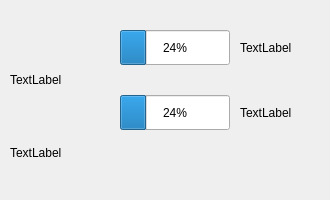
<?xml version="1.0" encoding="UTF-8"?>
<ui version="4.0">
 <class>Screen</class>
 <widget class="QWidget" name="Screen">
  <property name="geometry">
   <rect>
    <x>0</x>
    <y>0</y>
    <width>330</width>
    <height>200</height>
   </rect>
  </property>
  <property name="windowTitle">
   <string>Form</string>
  </property>
  <widget class="QLabel" name="labelPictrue">
   <property name="geometry">
    <rect>
     <x>10</x>
     <y>30</y>
     <width>100</width>
     <height>100</height>
    </rect>
   </property>
   <property name="text">
    <string>TextLabel</string>
   </property>
  </widget>
  <widget class="QLabel" name="labelName">
   <property name="geometry">
    <rect>
     <x>10</x>
     <y>135</y>
     <width>130</width>
     <height>35</height>
    </rect>
   </property>
   <property name="text">
    <string>TextLabel</string>
   </property>
  </widget>
  <widget class="QProgressBar" name="progressBarHP">
   <property name="geometry">
    <rect>
     <x>120</x>
     <y>30</y>
     <width>110</width>
     <height>35</height>
    </rect>
   </property>
   <property name="value">
    <number>24</number>
   </property>
  </widget>
  <widget class="QLabel" name="labelHP">
   <property name="geometry">
    <rect>
     <x>240</x>
     <y>30</y>
     <width>90</width>
     <height>35</height>
    </rect>
   </property>
   <property name="text">
    <string>TextLabel</string>
   </property>
  </widget>
  <widget class="QProgressBar" name="progressBarES">
   <property name="geometry">
    <rect>
     <x>120</x>
     <y>95</y>
     <width>110</width>
     <height>35</height>
    </rect>
   </property>
   <property name="value">
    <number>24</number>
   </property>
  </widget>
  <widget class="QLabel" name="labelES">
   <property name="geometry">
    <rect>
     <x>240</x>
     <y>95</y>
     <width>70</width>
     <height>35</height>
    </rect>
   </property>
   <property name="text">
    <string>TextLabel</string>
   </property>
  </widget>
 </widget>
 <resources/>
 <connections/>
</ui>
